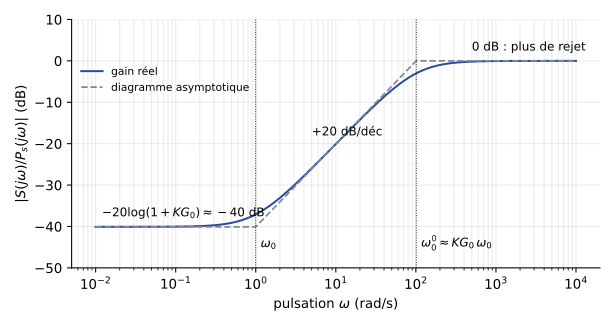

Here is the Python script that generated this plot:
"""Partiel AU201 du 13 janvier 2017, question 4 : diagramme asymptotique de gain de la
transmittance en régulation S/Ps = 1/(1 + beta) = (1 + p/w0) / ((1 + K G0)(1 + p/w0')),
w0' = (1 + K G0) w0 ; G0 = 10, w0 = 1 rad/s, K = 10 pour l'exemple (non donné par le sujet).
Courbe réelle en trait plein, asymptotes en pointillés. Régénérer : python ann-2016-cl-regulation.py"""
import numpy as np
import matplotlib
matplotlib.use("Agg")
import matplotlib.pyplot as plt
plt.rcParams.update({"font.family": "sans-serif", "font.size": 10, "svg.fonttype": "none"})
G0, w0, K = 10.0, 1.0, 10.0
w0p = (1 + K * G0) * w0
w = np.logspace(-2, 4, 2000); p = 1j * w
T = (1 + p / w0) / ((1 + K * G0) * (1 + p / w0p))
g0 = -20 * np.log10(1 + K * G0)
asym = np.where(w < w0, g0, np.where(w < w0p, g0 + 20 * np.log10(w / w0), 0.0))
fig, ax = plt.subplots(figsize=(6.4, 3.4))
ax.semilogx(w, 20 * np.log10(abs(T)), color="#2B4C9B", lw=1.5, label="gain réel")
ax.semilogx(w, asym, "--", color="#7E889B", lw=1.3, label="diagramme asymptotique")
for x, lab in ((w0, "$\\omega_0$"), (w0p, "$\\omega_0' \\approx K G_0\\,\\omega_0$")):
    ax.axvline(x, color="k", ls=":", lw=0.7); ax.text(x * 1.15, -45, lab, fontsize=9)
ax.text(0.012, g0 + 2.5, "$-20\\log(1 + K G_0) \\approx -40$ dB", fontsize=9)
ax.text(5, -18, "+20 dB/déc", fontsize=9, rotation=0)
ax.text(500, 2.5, "0 dB : plus de rejet", fontsize=9)
ax.set_ylim(-50, 10)
ax.set_xlabel("pulsation $\\omega$ (rad/s)"); ax.set_ylabel("$|S(j\\omega)/P_s(j\\omega)|$ (dB)")
ax.grid(alpha=0.25, which="both"); ax.spines[["top", "right"]].set_visible(False)
ax.legend(fontsize=8, frameon=False, loc="upper left", bbox_to_anchor=(0.0, 0.85))
fig.tight_layout(); fig.savefig(__file__.replace(".py", ".svg"))
